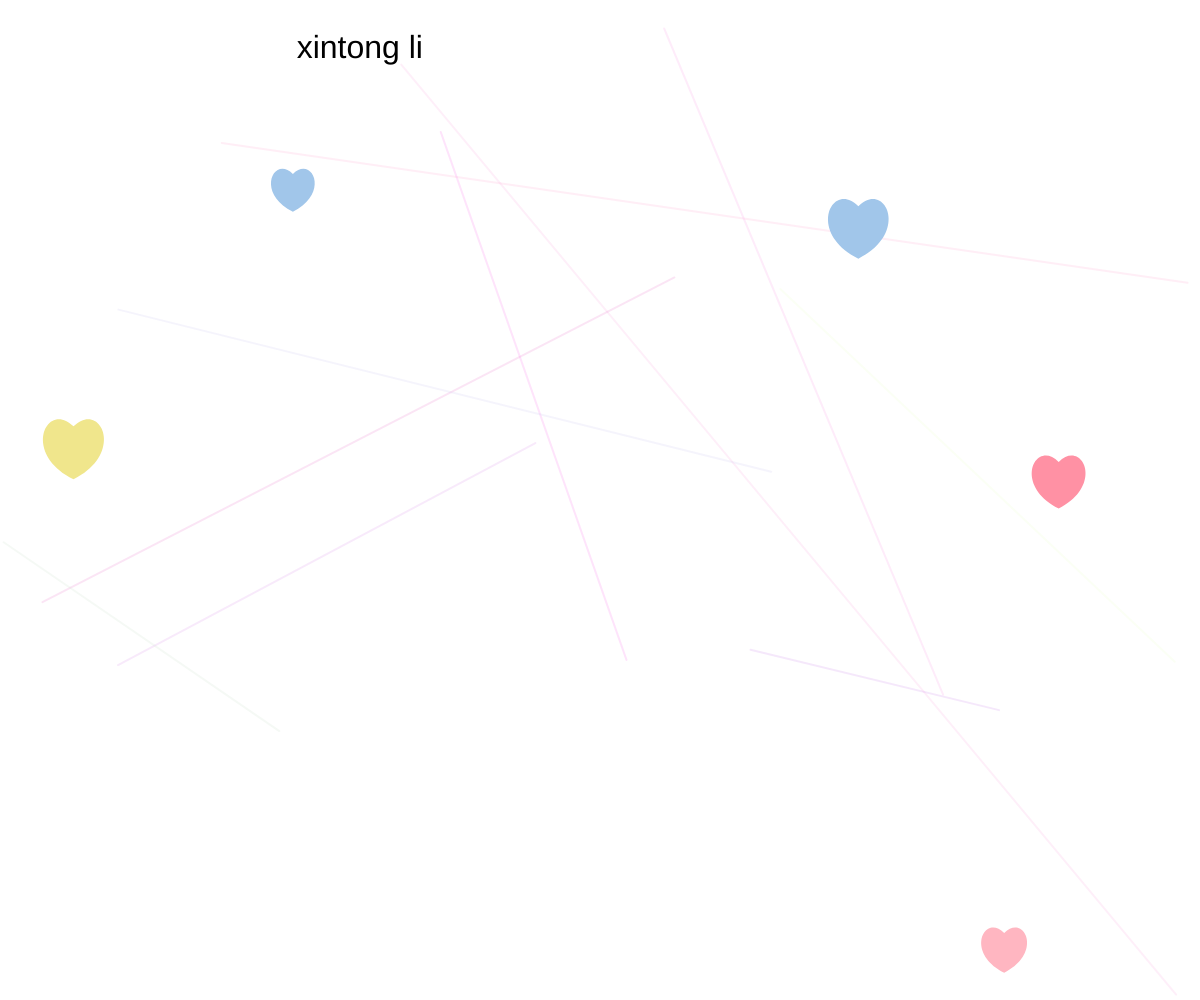
Frame 1 (no input)
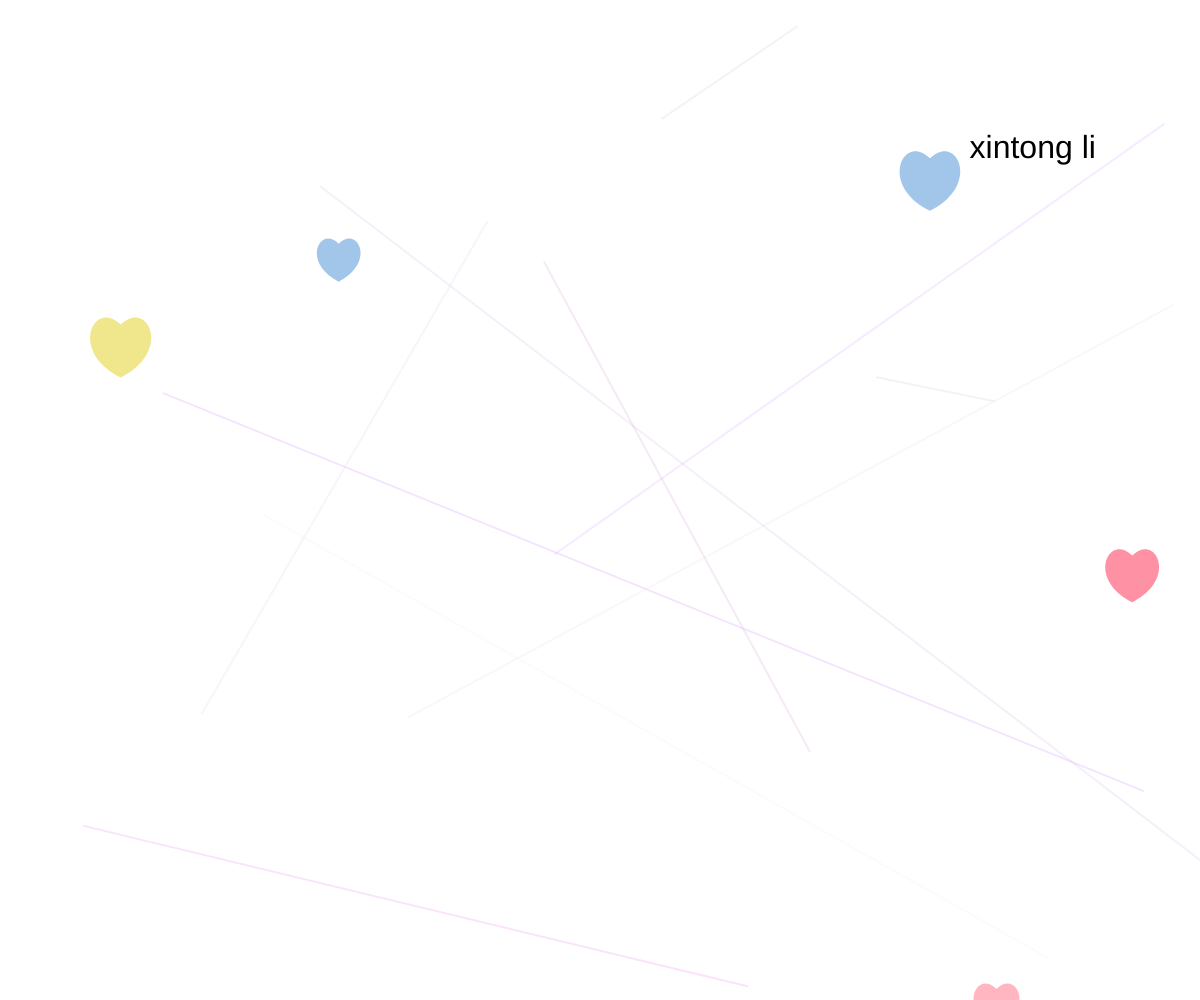
Frame 60 (no input)
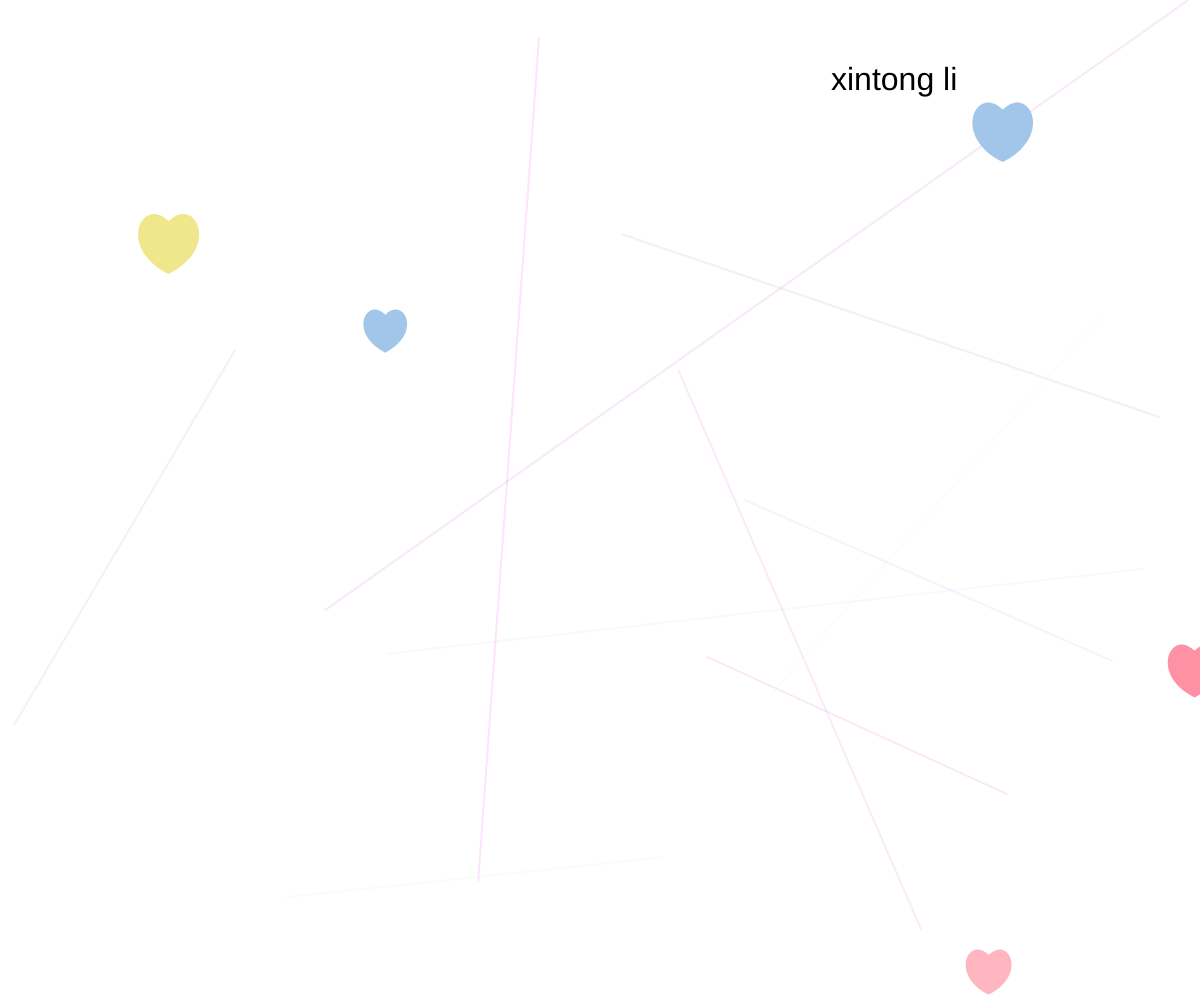
Frame 120 (the mouse pressed at the canvas centre since frame 60)

The p5.js sketch that drew these frames (run headless with seeded random() and noise() and a simulated clock; from frame 60 on, the mouse is pressed at the canvas centre):

// p5.js sketch
// ── sketch.js
class CreativeSketch {
  constructor() {
    this.shapes = [];
    // 增加更多的马卡龙色调
    this.colors = ['#FFB6C1', '#FF91A4', '#A1C6EA', '#B0E0E6', '#F0E68C', '#FF6347'];
  }

  addShape(shape) {
    this.shapes.push(shape);
  }

  drawShapes() {
    for (let i = 0; i < this.shapes.length; i++) {
      this.shapes[i].update();
      this.shapes[i].display();
    }
  }
}

function setup() {
  createCanvas(windowWidth, windowHeight);
  window.sketch = new CreativeSketch();

  // 添加多个Shape对象
  for (let i = 0; i < 5; i++) {
    let shape = new Shape(random(width), random(height), random(30, 60), random(window.sketch.colors));
    window.sketch.addShape(shape);
  }
}

function draw() {
  // 每一帧重绘背景并生成随机线条
  background(255);
  drawRandomBackground();

  window.sketch.drawShapes();

  // 设置文本的随机位置
  fill(0);
  textSize(32);
  text('xintong li', random(width), random(height)); // 随机移动的文本
}

// 随机生成背景线条
function drawRandomBackground() {
  strokeWeight(2);
  for (let i = 0; i < 10; i++) {
    let x1 = random(width);
    let y1 = random(height);
    let x2 = random(width);
    let y2 = random(height);
    stroke(random(200, 255), random(100, 255), random(200, 255), 50);  // 使用透明度让线条不太显眼
    line(x1, y1, x2, y2);
  }
}

// ── walker.js
// walker.js
class Shape {
  constructor(x, y, size, color) {
    this.x = x;
    this.y = y;
    this.size = size;
    this.color = color;
    this.xSpeed = random(-2, 2);
    this.ySpeed = random(-2, 2);
  }

  update() {
    this.x += this.xSpeed;
    this.y += this.ySpeed;

    if (this.x > width || this.x < 0) {
      this.xSpeed *= -1;
    }

    if (this.y > height || this.y < 0) {
      this.ySpeed *= -1;
    }
  }

  display() {
    fill(this.color);
    noStroke();
    this.drawHeart(this.x, this.y, this.size);  // 使用爱心图案代替圆形
  }

  drawHeart(x, y, size) {
    beginShape();
    vertex(x, y);
    bezierVertex(x - size / 2, y - size / 2, x - size, y + size / 2, x, y + size);
    bezierVertex(x + size, y + size / 2, x + size / 2, y - size / 2, x, y);
    endShape(CLOSE);
  }
}
